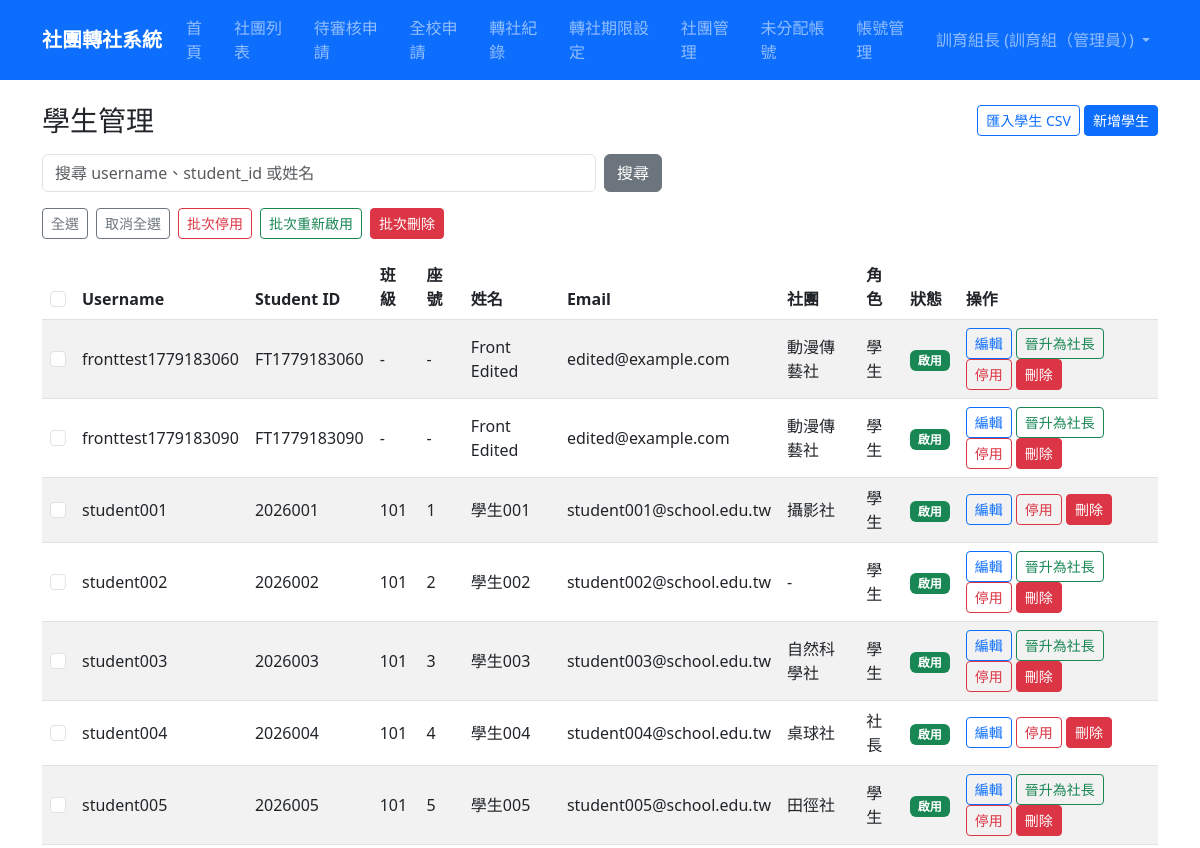
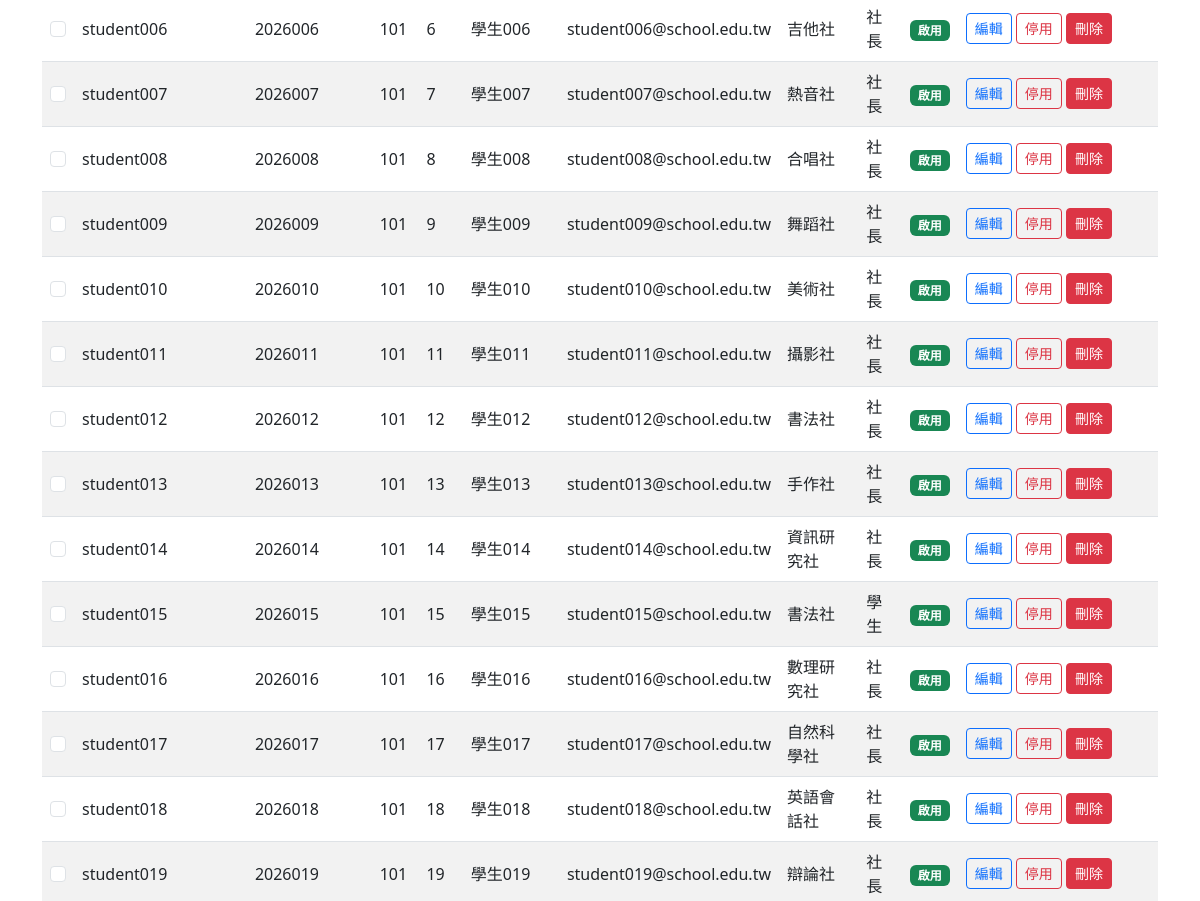
The page /admin-panel/students/ (signed in, upper part) on the database as committed earlier (2 pictures, top to bottom).
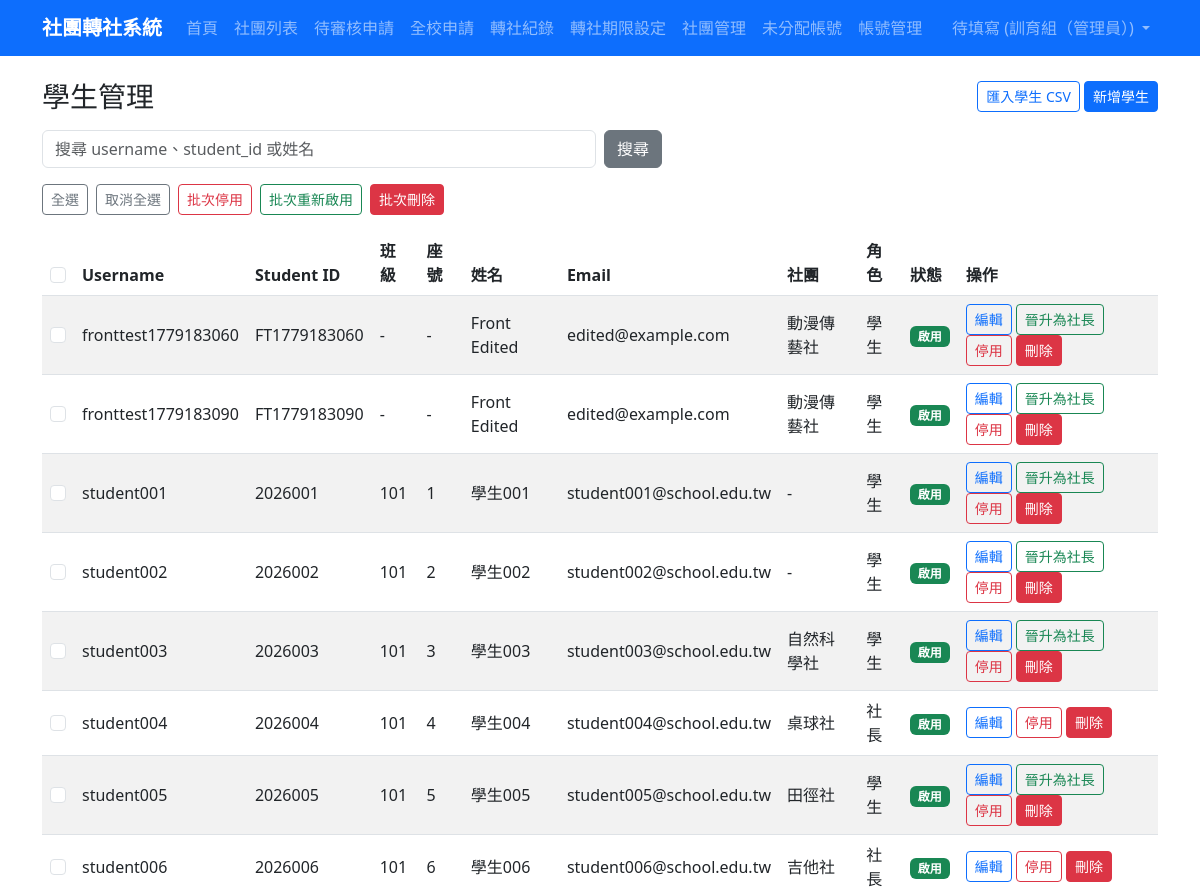
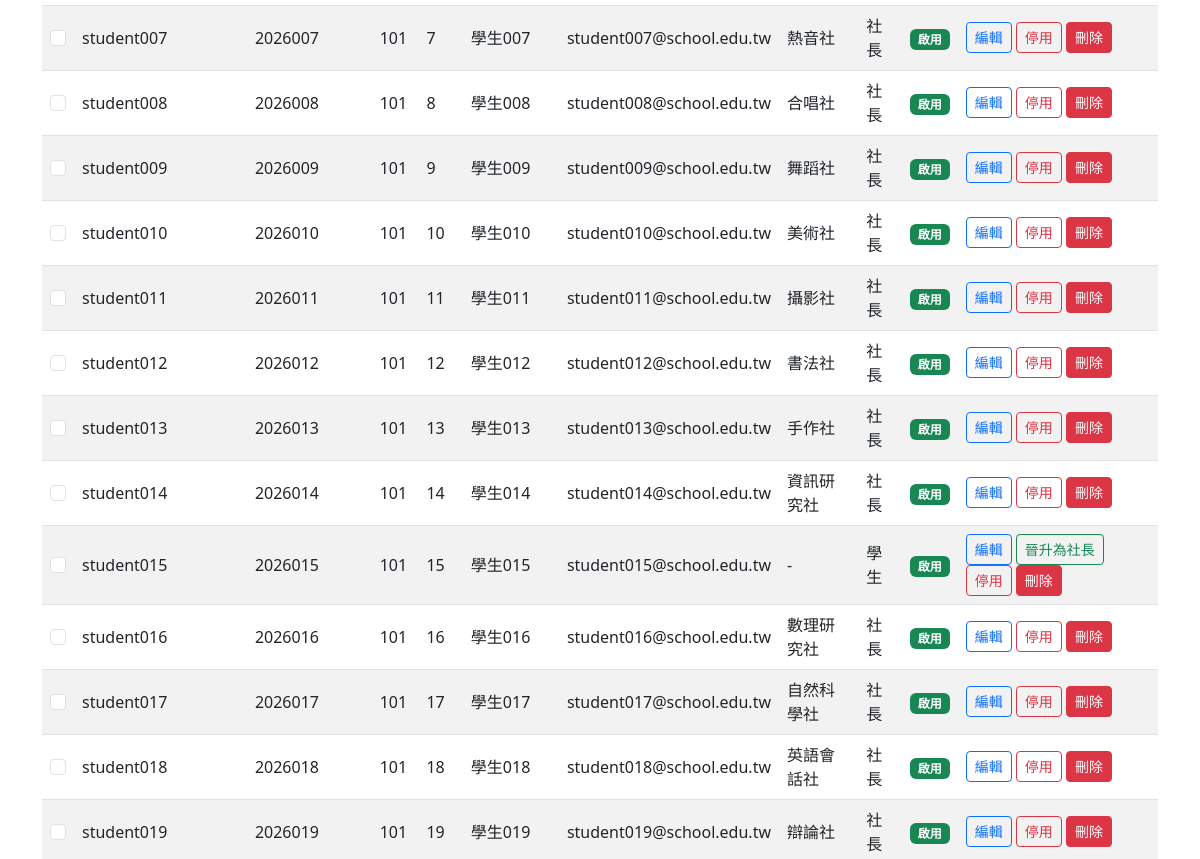
The same page on the database as committed later (2 pictures, top to bottom).
### accounts/models.py (models this page shows, shortened)
class User(django.contrib.auth.models.AbstractUser):
    ROLE_CHOICES = [
        ('student', '學生'),
        ('president', '社長'),
        ('teacher', '指導老師'),
        ('admin', '訓育組（管理員）'),
    ]
    role = models.CharField(
        max_length=20,
        choices=ROLE_CHOICES,
        default='student',
        verbose_name='身分組'
    )
    student_id = models.CharField(
        max_length=20,
        blank=True,
        verbose_name='學號'
    )
    class_name = models.CharField(
        max_length=20,
        blank=True,
        verbose_name='班級'
    )
    seat_number = models.PositiveSmallIntegerField(
        null=True,
        blank=True,
        verbose_name='座號'
    )
    club = models.ForeignKey(
        'clubs.Club',
        on_delete=models.SET_NULL,
        null=True,
        blank=True,
        verbose_name='所屬社團',
        related_name='members'
    )
    class Meta:
        verbose_name = '使用者'
        verbose_name_plural = '使用者'

### clubs/models.py (models this page shows, shortened)
class Club(models.Model):
    CATEGORY_CHOICES = [
        ('academic', '學術類'),
        ('arts', '藝文類'),
        ('performance', '藝能類'),
        ('recreation', '康輔類'),
        ('sports', '體育類'),
    ]
    code = models.CharField(max_length=10, unique=True, null=True, blank=True, verbose_name='社團代號')
    name = models.CharField(max_length=100, verbose_name='社團名稱')
    teacher = models.CharField(max_length=50, default='', verbose_name='指導老師')
    president = models.CharField(max_length=50, default='', verbose_name='社長')
    location = models.CharField(max_length=100, blank=True, verbose_name='社課場地')
    category = models.CharField(max_length=20, choices=CATEGORY_CHOICES, blank=True, verbose_name='類別')
    description = models.TextField(blank=True, verbose_name='社團描述')
    max_members = models.PositiveIntegerField(default=30, verbose_name='人數上限')
    current_members = models.PositiveIntegerField(default=0, verbose_name='現有人數')
    is_active = models.BooleanField(default=True, verbose_name='啟用中')
    created_at = models.DateTimeField(auto_now_add=True, verbose_name='建立時間')
    updated_at = models.DateTimeField(auto_now=True, verbose_name='更新時間')
    class Meta:
        verbose_name = '社團'
        verbose_name_plural = '社團'
        ordering = ['name']
    def __str__(self):
        return self.name

### accounts/views.py (the view)
# urls.py: path('admin-panel/students/', views.StudentAdminListView.as_view(), name='student_admin_list'),
class StudentAdminListView(LoginRequiredMixin, AdminRequiredMixin, ListView):
    model = User
    template_name = 'accounts/student_admin_list.html'
    context_object_name = 'students'
    paginate_by = 50
    def get_queryset(self):
        queryset = User.objects.filter(
            role__in=['student', 'president'],
        ).select_related('club').order_by('username')
        query = self.request.GET.get('q', '').strip()
        if query:
            queryset = queryset.filter(
                Q(username__icontains=query)
                | Q(student_id__icontains=query)
                | Q(first_name__icontains=query)
            )
        return queryset
    def get_context_data(self, **kwargs):
        context = super().get_context_data(**kwargs)
        context['q'] = self.request.GET.get('q', '').strip()
        return context

### accounts/permissions.py (called while the page is built)
def is_training_admin(user):
    return bool(
        user
        and user.is_authenticated
        and (user.is_superuser or getattr(user, 'role', None) == 'admin')
    )

def can_review_transfer_requests(user):
    return (
        is_training_admin(user)
        or is_actual_club_president(user)
        or is_assigned_club_teacher(user)
    )

### accounts/templatetags/account_extras.py (called while the page is built)
def user_is_club_president(user, club):
    if not user or not club or not getattr(club, 'president', ''):
        return False
    resolved_president = get_user_from_display_text(club.president)
    if resolved_president:
        return resolved_president.pk == user.pk
    return club.president.strip() == user.username

@register.filter
def display_role(user):
    if getattr(user, 'role', None) == 'president' and not user_is_club_president(user, user.club):
        return '學生'
    return user.get_role_display()

@register.filter
def can_review_transfers(user):
    return can_review_transfer_requests(user)

### accounts/views.py (called while the page is built)
    def test_func(self):
        user = self.request.user
        return user.is_authenticated and (
            user.is_superuser or getattr(user, 'role', None) == 'admin'
        )

### templates/accounts/student_admin_list.html (shortened to what the changed rows need)
{% extends "base.html" %}
{% load account_extras %}
{% block content %}
<div class="d-flex justify-content-between align-items-center mb-3">
    <h1 class="h3 mb-0">學生管理</h1>
</div>
<div class="table-responsive">
    <table class="table table-striped table-hover align-middle">
        <thead>
            <tr>
                <th scope="col">
                    <input type="checkbox" class="form-check-input" id="toggle-all-students" aria-label="全選學生">
                </th>
                <th>Username</th>
                <th>Student ID</th>
                <th>班級</th>
                <th>座號</th>
                <th>姓名</th>
                <th>Email</th>
                <th>社團</th>
                <th>角色</th>
                <th>狀態</th>
                <th>操作</th>
            </tr>
        </thead>
        <tbody>
            {% for student in students %}
                <tr>
                    <td>
                        {% if student.role == 'student' or student.role == 'president' %}
                            <input type="checkbox" class="form-check-input student-checkbox" name="student_ids" value="{{ student.pk }}" form="bulk-student-form" aria-label="選取 {{ student.username }}">
                        {% endif %}
                    </td>
                    <td>{{ student.username }}</td>
                    <td>{{ student.student_id }}</td>
                    <td>{{ student.class_name|default:"-" }}</td>
                    <td>{{ student.seat_number|default:"-" }}</td>
                    <td>{{ student.first_name }}</td>
                    <td>{{ student.email }}</td>
                    <td>{{ student.club|default:"-" }}</td>
                    <td>{{ student|display_role }}</td>
                    <td>
                        {% if student.is_active %}
                            <span class="badge bg-success">啟用</span>
                        {% else %}
                            <span class="badge bg-secondary">停用</span>
                        {% endif %}
                    </td>
                    <td>
                        <a href="{% url 'student_admin_edit' student.pk %}" class="btn btn-sm btn-outline-primary">
                            編輯
                        </a>
                        {% if student.is_active and student.role == 'student' %}
                            <form method="post" action="{% url 'student_admin_promote_president' student.pk %}" class="d-inline">
                                <button type="submit" class="btn btn-sm btn-outline-success">晉升為社長</button>
                            </form>
                        {% endif %}
                        {% if student.role == 'student' or student.role == 'president' %}
                            {% if student.is_active %}
                                <a href="{% url 'student_admin_deactivate' student.pk %}" class="btn btn-sm btn-outline-danger">停用</a>
                            {% else %}
                                <form method="post" action="{% url 'student_admin_reactivate' student.pk %}" class="d-inline">
                                    {% csrf_token %}
                                    <button type="submit" class="btn btn-sm btn-outline-success">重新啟用</button>
                                </form>
                            {% endif %}
                            <a href="{% url 'student_admin_delete' student.pk %}" class="btn btn-sm btn-danger">刪除</a>
                        {% endif %}
                    </td>
                </tr>
            {% empty %}
                <tr>
                    <td colspan="11" class="text-center text-muted">沒有符合條件的學生。</td>
                </tr>
            {% endfor %}
        </tbody>
    </table>
</div>
{% endblock %}

### templates/base.html (shortened to what this page needs)
<!DOCTYPE html>
{% load account_extras %}
<html lang="zh-TW">
<head>
    <link href="https://cdn.jsdelivr.net/npm/bootstrap@5.3.0/dist/css/bootstrap.min.css" rel="stylesheet">
</head>
<body>
    <nav class="navbar navbar-expand-lg navbar-dark bg-primary">
        <div class="container">
            <a class="navbar-brand" href="{% url 'home' %}">社團轉社系統</a>
            <div class="collapse navbar-collapse" id="navbarNav">
                <ul class="navbar-nav me-auto">
                    <li class="nav-item">
                        <a class="nav-link" href="{% url 'home' %}">首頁</a>
                    </li>
                    <li class="nav-item">
                        <a class="nav-link" href="{% url 'club_list' %}">社團列表</a>
                    </li>
                    {% if user.is_authenticated %}
                        {% if user|can_review_transfers %}
                            <li class="nav-item">
                                <a class="nav-link position-relative" href="{% url 'pending_approvals' %}">
                                    待審核申請
                                </a>
                            </li>
                        {% endif %}
                        {% if user.is_superuser or user.role == 'admin' %}
                            <li class="nav-item">
                                <a class="nav-link" href="{% url 'all_requests' %}">全校申請</a>
                            </li>
                        {% endif %}
                        {% if user.is_superuser or user.role == 'admin' %}
                            <li class="nav-item">
                                <a class="nav-link" href="{% url 'transfer_record_archive_list' %}">轉社紀錄</a>
                            </li>
                            <li class="nav-item">
                                <a class="nav-link" href="{% url 'transfer_window_settings' %}">轉社期限設定</a>
                            </li>
                            <li class="nav-item">
                                <a class="nav-link" href="{% url 'club_admin_list' %}">社團管理</a>
                            </li>
                            <li class="nav-item">
                                <a class="nav-link" href="{% url 'unassigned_account_list' %}">未分配帳號</a>
                            </li>
                            <li class="nav-item">
                                <a class="nav-link" href="{% url 'account_admin_list' %}">帳號管理</a>
                            </li>
                        {% endif %}
                    {% endif %}
                </ul>
                <ul class="navbar-nav">
                    {% if user.is_authenticated %}
                        <li class="nav-item dropdown">
                            <a class="nav-link dropdown-toggle" href="#" role="button" data-bs-toggle="dropdown">
                                {{ user.get_full_name|default:user.username }} ({{ user|display_role }})
                            </a>
                        </li>
                    {% else %}
                        <li class="nav-item">
                            <a class="nav-link" href="{% url 'login' %}">登入</a>
                        </li>
                    {% endif %}
                </ul>
            </div>
        </div>
    </nav>
    <main class="container my-4">
        {% block content %}{% endblock %}
    </main>
</body>
</html>

Rows that differ between the two databases and show on the page:
changed User "訓育組（管理員）": get_full_name "訓育組長" → "待填寫"
changed User "student001": club "攝影社" → "-"; now shows "晉升為社長"
changed User "student015": club "書法社" → "-"; now shows "晉升為社長"
